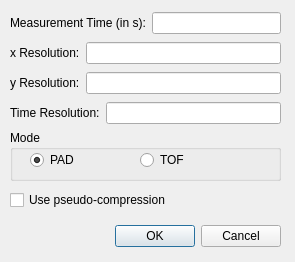
<?xml version="1.0" encoding="UTF-8"?>
<ui version="4.0">
 <class>ServerConfigDlg</class>
 <widget class="QDialog" name="ServerConfigDlg">
  <property name="geometry">
   <rect>
    <x>0</x>
    <y>0</y>
    <width>295</width>
    <height>262</height>
   </rect>
  </property>
  <property name="windowTitle">
   <string>Configure</string>
  </property>
  <widget class="QDialogButtonBox" name="buttonBox">
   <property name="geometry">
    <rect>
     <x>80</x>
     <y>220</y>
     <width>201</width>
     <height>32</height>
    </rect>
   </property>
   <property name="orientation">
    <enum>Qt::Horizontal</enum>
   </property>
   <property name="standardButtons">
    <set>QDialogButtonBox::Cancel|QDialogButtonBox::Ok</set>
   </property>
  </widget>
  <widget class="QWidget" name="layoutWidget">
   <property name="geometry">
    <rect>
     <x>10</x>
     <y>10</y>
     <width>271</width>
     <height>26</height>
    </rect>
   </property>
   <layout class="QHBoxLayout" name="horizontalLayout">
    <item>
     <widget class="QLabel" name="label">
      <property name="text">
       <string>Measurement Time (in s):</string>
      </property>
     </widget>
    </item>
    <item>
     <widget class="QLineEdit" name="editMeasTime"/>
    </item>
   </layout>
  </widget>
  <widget class="QWidget" name="layoutWidget_2">
   <property name="geometry">
    <rect>
     <x>10</x>
     <y>40</y>
     <width>271</width>
     <height>26</height>
    </rect>
   </property>
   <layout class="QHBoxLayout" name="horizontalLayout_2">
    <item>
     <widget class="QLabel" name="label_2">
      <property name="text">
       <string>x Resolution:</string>
      </property>
     </widget>
    </item>
    <item>
     <widget class="QLineEdit" name="editxres"/>
    </item>
   </layout>
  </widget>
  <widget class="QWidget" name="layoutWidget_3">
   <property name="geometry">
    <rect>
     <x>10</x>
     <y>70</y>
     <width>271</width>
     <height>26</height>
    </rect>
   </property>
   <layout class="QHBoxLayout" name="horizontalLayout_3">
    <item>
     <widget class="QLabel" name="label_3">
      <property name="text">
       <string>y Resolution:</string>
      </property>
     </widget>
    </item>
    <item>
     <widget class="QLineEdit" name="edityres"/>
    </item>
   </layout>
  </widget>
  <widget class="QWidget" name="layoutWidget_4">
   <property name="geometry">
    <rect>
     <x>10</x>
     <y>100</y>
     <width>271</width>
     <height>26</height>
    </rect>
   </property>
   <layout class="QHBoxLayout" name="horizontalLayout_4">
    <item>
     <widget class="QLabel" name="label_4">
      <property name="text">
       <string>Time Resolution:</string>
      </property>
     </widget>
    </item>
    <item>
     <widget class="QLineEdit" name="edittres"/>
    </item>
   </layout>
  </widget>
  <widget class="QGroupBox" name="groupBox">
   <property name="geometry">
    <rect>
     <x>10</x>
     <y>130</y>
     <width>271</width>
     <height>51</height>
    </rect>
   </property>
   <property name="title">
    <string>Mode</string>
   </property>
   <widget class="QRadioButton" name="radioButtonTof">
    <property name="geometry">
     <rect>
      <x>130</x>
      <y>20</y>
      <width>91</width>
      <height>20</height>
     </rect>
    </property>
    <property name="text">
     <string>TOF</string>
    </property>
   </widget>
   <widget class="QRadioButton" name="radioButtonPad">
    <property name="geometry">
     <rect>
      <x>20</x>
      <y>20</y>
      <width>91</width>
      <height>20</height>
     </rect>
    </property>
    <property name="text">
     <string>PAD</string>
    </property>
    <property name="checked">
     <bool>true</bool>
    </property>
   </widget>
  </widget>
  <widget class="QCheckBox" name="checkBoxPseudoComp">
   <property name="geometry">
    <rect>
     <x>10</x>
     <y>190</y>
     <width>271</width>
     <height>20</height>
    </rect>
   </property>
   <property name="text">
    <string>Use pseudo-compression</string>
   </property>
  </widget>
 </widget>
 <resources/>
 <connections>
  <connection>
   <sender>buttonBox</sender>
   <signal>accepted()</signal>
   <receiver>ServerConfigDlg</receiver>
   <slot>accept()</slot>
   <hints>
    <hint type="sourcelabel">
     <x>248</x>
     <y>254</y>
    </hint>
    <hint type="destinationlabel">
     <x>157</x>
     <y>274</y>
    </hint>
   </hints>
  </connection>
  <connection>
   <sender>buttonBox</sender>
   <signal>rejected()</signal>
   <receiver>ServerConfigDlg</receiver>
   <slot>reject()</slot>
   <hints>
    <hint type="sourcelabel">
     <x>316</x>
     <y>260</y>
    </hint>
    <hint type="destinationlabel">
     <x>286</x>
     <y>274</y>
    </hint>
   </hints>
  </connection>
 </connections>
</ui>
